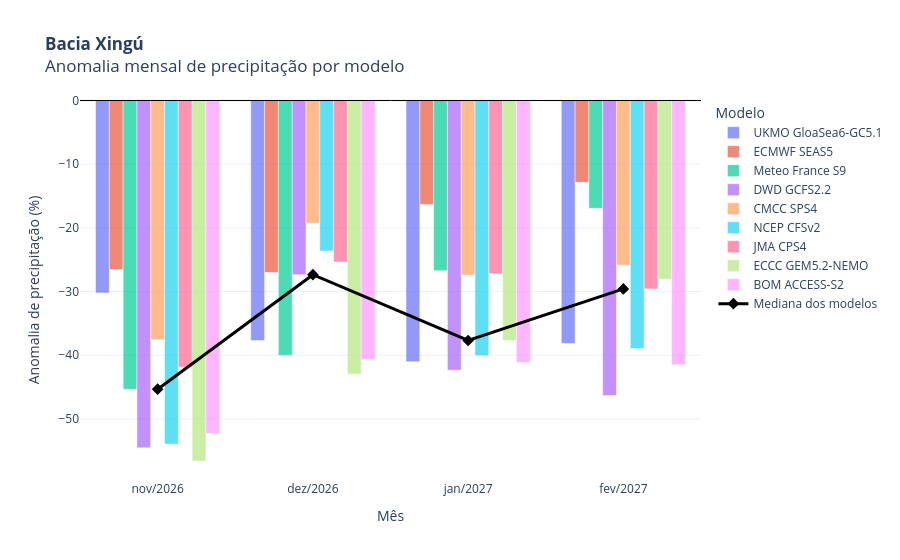

Write notebook code for a chart like this one.
### Markdown cell above
## Forecast anomaly by model (%)

Percentage anomaly is `100 × (basin mean of forecast/hindcast ratios − 1)`.
Each bar represents one forecast centre for one month.

The black diamonds and line show the median of the model basin anomalies; muted bars
preserve individual model identities. Millimetre anomalies below are corrected basin
rainfall minus observed basin climatology. Set `show_median=False` for the original
model bar presentation.

### Code cell
rainfall.plot_rainfall_anomaly(unit="%", show_median=True).show()

### Figure 1 — Plotly figure (JSON) as saved in the notebook; plotly's stock layout.template omitted (floating-point values rounded to 4 significant figures)
{"data": [{"alignmentgroup": "True", "hovertemplate": "Mês: %{x}<br>Anomalia: %{y:.1f} %<extra>%{fullData.name}</extra>", "legendgroup": "UKMO GloaSea6-GC5.1", "marker": {"color": "#636efa", "pattern": {"shape": ""}}, "name": "UKMO GloaSea6-GC5.1", "offsetgroup": "UKMO GloaSea6-GC5.1", "opacity": 0.7, "orientation": "v", "showlegend": true, "textposition": "auto", "type": "bar", "x": ["nov/2026", "dez/2026", "jan/2027", "fev/2027"], "xaxis": "x", "y": [-30.22, -37.7, -41.03, -38.16], "yaxis": "y"}, {"alignmentgroup": "True", "hovertemplate": "Mês: %{x}<br>Anomalia: %{y:.1f} %<extra>%{fullData.name}</extra>", "legendgroup": "ECMWF SEAS5", "marker": {"color": "#EF553B", "pattern": {"shape": ""}}, "name": "ECMWF SEAS5", "offsetgroup": "ECMWF SEAS5", "opacity": 0.7, "orientation": "v", "showlegend": true, "textposition": "auto", "type": "bar", "x": ["nov/2026", "dez/2026", "jan/2027", "fev/2027"], "xaxis": "x", "y": [-26.56, -27.01, -16.32, -12.85], "yaxis": "y"}, {"alignmentgroup": "True", "hovertemplate": "Mês: %{x}<br>Anomalia: %{y:.1f} %<extra>%{fullData.name}</extra>", "legendgroup": "Meteo France S9", "marker": {"color": "#00cc96", "pattern": {"shape": ""}}, "name": "Meteo France S9", "offsetgroup": "Meteo France S9", "opacity": 0.7, "orientation": "v", "showlegend": true, "textposition": "auto", "type": "bar", "x": ["nov/2026", "dez/2026", "jan/2027", "fev/2027"], "xaxis": "x", "y": [-45.34, -40.03, -26.74, -16.94], "yaxis": "y"}, {"alignmentgroup": "True", "hovertemplate": "Mês: %{x}<br>Anomalia: %{y:.1f} %<extra>%{fullData.name}</extra>", "legendgroup": "DWD GCFS2.2", "marker": {"color": "#ab63fa", "pattern": {"shape": ""}}, "name": "DWD GCFS2.2", "offsetgroup": "DWD GCFS2.2", "opacity": 0.7, "orientation": "v", "showlegend": true, "textposition": "auto", "type": "bar", "x": ["nov/2026", "dez/2026", "jan/2027", "fev/2027"], "xaxis": "x", "y": [-54.54, -27.36, -42.36, -46.34], "yaxis": "y"}, {"alignmentgroup": "True", "hovertemplate": "Mês: %{x}<br>Anomalia: %{y:.1f} %<extra>%{fullData.name}</extra>", "legendgroup": "CMCC SPS4", "marker": {"color": "#FFA15A", "pattern": {"shape": ""}}, "name": "CMCC SPS4", "offsetgroup": "CMCC SPS4", "opacity": 0.7, "orientation": "v", "showlegend": true, "textposition": "auto", "type": "bar", "x": ["nov/2026", "dez/2026", "jan/2027", "fev/2027"], "xaxis": "x", "y": [-37.59, -19.29, -27.41, -25.88], "yaxis": "y"}, {"alignmentgroup": "True", "hovertemplate": "Mês: %{x}<br>Anomalia: %{y:.1f} %<extra>%{fullData.name}</extra>", "legendgroup": "NCEP CFSv2", "marker": {"color": "#19d3f3", "pattern": {"shape": ""}}, "name": "NCEP CFSv2", "offsetgroup": "NCEP CFSv2", "opacity": 0.7, "orientation": "v", "showlegend": true, "textposition": "auto", "type": "bar", "x": ["nov/2026", "dez/2026", "jan/2027", "fev/2027"], "xaxis": "x", "y": [-53.96, -23.63, -40.07, -38.94], "yaxis": "y"}, {"alignmentgroup": "True", "hovertemplate": "Mês: %{x}<br>Anomalia: %{y:.1f} %<extra>%{fullData.name}</extra>", "legendgroup": "JMA CPS4", "marker": {"color": "#FF6692", "pattern": {"shape": ""}}, "name": "JMA CPS4", "offsetgroup": "JMA CPS4", "opacity": 0.7, "orientation": "v", "showlegend": true, "textposition": "auto", "type": "bar", "x": ["nov/2026", "dez/2026", "jan/2027", "fev/2027"], "xaxis": "x", "y": [-41.89, -25.35, -27.22, -29.59], "yaxis": "y"}, {"alignmentgroup": "True", "hovertemplate": "Mês: %{x}<br>Anomalia: %{y:.1f} %<extra>%{fullData.name}</extra>", "legendgroup": "ECCC GEM5.2-NEMO", "marker": {"color": "#B6E880", "pattern": {"shape": ""}}, "name": "ECCC GEM5.2-NEMO", "offsetgroup": "ECCC GEM5.2-NEMO", "opacity": 0.7, "orientation": "v", "showlegend": true, "textposition": "auto", "type": "bar", "x": ["nov/2026", "dez/2026", "jan/2027", "fev/2027"], "xaxis": "x", "y": [-56.62, -42.99, -37.69, -28.07], "yaxis": "y"}, {"alignmentgroup": "True", "hovertemplate": "Mês: %{x}<br>Anomalia: %{y:.1f} %<extra>%{fullData.name}</extra>", "legendgroup": "BOM ACCESS-S2", "marker": {"color": "#FF97FF", "pattern": {"shape": ""}}, "name": "BOM ACCESS-S2", "offsetgroup": "BOM ACCESS-S2", "opacity": 0.7, "orientation": "v", "showlegend": true, "textposition": "auto", "type": "bar", "x": ["nov/2026", "dez/2026", "jan/2027", "fev/2027"], "xaxis": "x", "y": [-52.31, -40.67, -41.13, -41.5], "yaxis": "y"}, {"hovertemplate": "Mês: %{x}<br>Mediana: %{y:.1f} %<extra></extra>", "line": {"color": "black", "width": 3}, "marker": {"color": "black", "size": 9, "symbol": "diamond"}, "mode": "lines+markers", "name": "Mediana dos modelos", "type": "scatter", "x": ["nov/2026", "dez/2026", "jan/2027", "fev/2027"], "y": [-45.34, -27.36, -37.69, -29.59]}], "layout": {"barmode": "group", "hovermode": "x unified", "legend": {"title": {"text": "Modelo"}, "tracegroupgap": 0}, "separators": ",.", "shapes": [{"line": {"color": "black", "width": 1}, "type": "line", "x0": 0, "x1": 1, "xref": "x domain", "y0": 0, "y1": 0, "yref": "y"}], "title": {"text": "<b>Bacia Xingú</b><br>Anomalia mensal de precipitação por modelo"}, "xaxis": {"anchor": "y", "domain": [0, 1], "title": {"text": "Mês"}}, "yaxis": {"anchor": "x", "domain": [0, 1], "title": {"text": "Anomalia de precipitação (%)"}}}}
